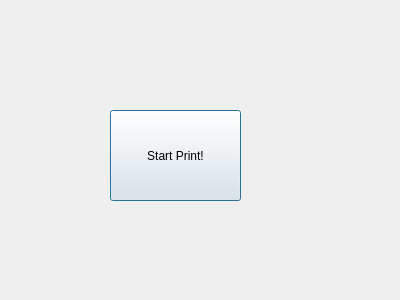
<?xml version="1.0" encoding="UTF-8"?>
<ui version="4.0">
 <class>ConfirmPrintDialog</class>
 <widget class="QDialog" name="ConfirmPrintDialog">
  <property name="geometry">
   <rect>
    <x>0</x>
    <y>0</y>
    <width>400</width>
    <height>300</height>
   </rect>
  </property>
  <property name="windowTitle">
   <string>Dialog</string>
  </property>
  <widget class="QPushButton" name="btnConfirmPrint">
   <property name="geometry">
    <rect>
     <x>110</x>
     <y>110</y>
     <width>131</width>
     <height>91</height>
    </rect>
   </property>
   <property name="text">
    <string>Start Print!</string>
   </property>
  </widget>
 </widget>
 <resources/>
 <connections/>
</ui>
